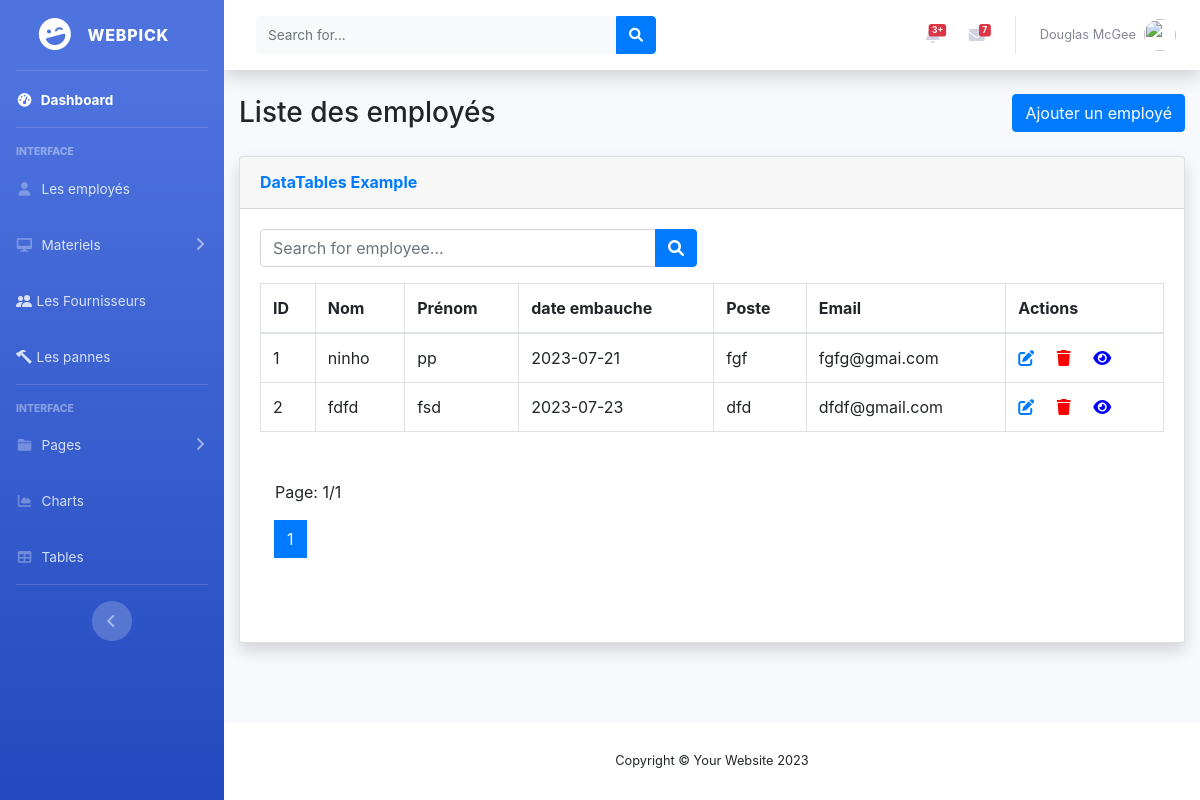
Page /employes/ on the committed database.
### employe/models.py (models this page shows)
class Employe(models.Model):
    idEmploye = models.AutoField(primary_key=True)
    nom = models.CharField(max_length=100)
    prenom = models.CharField(max_length=100)
    poste = models.CharField(max_length=100)
    dateEmbauche = models.CharField(max_length=100)
    email = models.CharField(max_length=130)

### employe/views.py (the view, shortened to what this page needs)
# urls.py: path('employes/',  employe.views.employes, name='employes'),
def employes(request):
    formEmp = forms.EmployeForm()
    search_query = request.GET.get('search_query')
    employes = get_filtered_employes(search_query)
    page = Paginator(employes, 2)
    page_liste = request.GET.get('page')
    page = page.get_page(page_liste)
    return render(request, 'index.html', {'page': page, 'formEmp': formEmp})

### employe/forms.py
class EmployeForm(forms.Form):
    nom = forms.CharField(max_length=63, label='Nom', widget=forms.TextInput(attrs={'class': 'form-control', 'placeholder': 'Enter Nom'}))
    prenom = forms.CharField(max_length=63, label='Prénom', widget=forms.TextInput(attrs={'class': 'form-control', 'placeholder': 'Enter Prénom'}))
    poste = forms.CharField(max_length=63, label='Poste',widget=forms.TextInput(attrs={'class': 'form-control', 'placeholder': 'Enter Poste'}))
    dateEmbauche = forms.DateField(widget=forms.DateInput(attrs={'class': 'form-control', 'type': 'date'}))
    email = forms.EmailField(widget=forms.EmailInput(attrs={'class': 'form-control', 'placeholder': 'Enter Email'}))

### employe/views.py (called while the page is built)
def get_filtered_employes(search_query):
    if search_query:
        return Employe.objects.filter(
            Q(nom__icontains=search_query) |
            Q(prenom__icontains=search_query) |
            Q(dateEmbauche__icontains=search_query) |
            Q(poste__icontains=search_query) |
            Q(email__icontains=search_query)
        ).order_by('idEmploye')
    else:
        return Employe.objects.all().order_by('idEmploye')

### templates/index.html (shortened to what this page needs)
{% extends 'base.html' %}
{% load static %}
{% block content %}
<div class="d-sm-flex align-items-center justify-content-between mb-4">
    <h1 class="h3 mb-0">Liste des employés</h1>
    <button type="button" class="btn btn-primary" data-toggle="modal" data-target="#employeeModal">Ajouter un employé</button>
</div>
<div class="card shadow mb-4">
    <div class="card-header py-3">
        <h6 class="m-0 font-weight-bold text-primary">DataTables Example</h6>
    </div>
    <div class="card-body">
      <form method="get" action="{% url 'employes' %}">
        <div class="row mb-3">
            <div class="col-md-6">
                <div class="input-group">
                    <input type="text" class="form-control" name="search_query" placeholder="Search for employee...">
                    <div class="input-group-append">
                        <button class="btn btn-primary" type="submit">
                            <i class="fas fa-search"></i>
                        </button>
                    </div>
                </div>
            </div>
        </div>
      </form>
        <div class="table-responsive">
            <table class="table table-bordered" id="dataTable" width="100%" cellspacing="0">
                <thead>
                    <tr>
                        <th>ID</th>
                        <th>Nom</th>
                        <th>Prénom</th>
                        <th>date embauche</th>
                        <th>Poste</th>
                        <th>Email</th>
                        <th>Actions</th>
                    </tr>
                </thead>
                <tbody>
                    {% for emp in page.object_list %}
                    <tr>
                        <td>{{ emp.idEmploye }}</td>
                        <td>{{ emp.nom }}</td>
                        <td>{{ emp.prenom }}</td>
                        <td>{{ emp.dateEmbauche }}</td>
                        <td>{{ emp.poste }}</td>
                        <td>{{ emp.email }}</td>
                        <td>
                          <a href="#" data-toggle="modal" data-target="#editModal-{{ emp.idEmploye }}">
                              <i class="fas fa-edit"></i>
                          </a>
                          <a href="#" data-toggle="modal" data-target="#deleteConfirmationModal-{{ emp.idEmploye }}">
                            <i class="fas fa-trash" style="color: red;"></i>
                          </a>
                          <a href="{% url 'employee_mouvement_history' emp.idEmploye %}">
                            <i class="fas fa-eye" style="color: blue;"></i>
                          </a>
                      </td>
                    </tr>
                  {% endfor %}
                </tbody>
            </table>
            <div class="container">
              <div class="row my-5">
                <div class="col-md-4">
                  <p>Page: {{ page.number }}/{{ page.paginator.num_pages }}</p>
                  <nav aria-label="...">
                    <ul class="pagination">
                      {% for num_page in page.paginator.page_range %}
                        {% if page.number == num_page %}
                        <li class="page-item active" aria-current="page">
                          <a class="page-link" href="{% url 'employes' %}?page={{ num_page }}">{{ num_page }}</a>
                        </li>
                        {% else %}
                        <li class="page-item" aria-current="page">
                          <a class="page-link" href="{% url 'employes' %}?page={{ num_page }}">{{ num_page }}</a>
                        </li>
                        {% endif %}
                      {% endfor %}
                    </ul>
                  </nav>
                </div>
              </div>
            </div>
        </div>
    </div>
</div>
{% endblock %}

### templates/base.html (shortened to what this page needs)
{% load static %}
<!DOCTYPE html>
<html lang="en">
<head>
    <link href="{% static 'vendor/fontawesome-free/css/all.min.css' %}" rel="stylesheet" type="text/css">
    <link href="{% static 'css/sb-admin-2.min.css' %}" rel="stylesheet">
    <link href="https://cdnjs.cloudflare.com/ajax/libs/twitter-bootstrap/4.6.0/css/bootstrap.min.css" rel="stylesheet">
    <link rel="stylesheet" href="https://stackpath.bootstrapcdn.com/bootstrap/4.5.2/css/bootstrap.min.css">
    <link rel="stylesheet" href="https://cdnjs.cloudflare.com/ajax/libs/font-awesome/6.0.0-beta3/css/all.min.css">
</head>
<body id="page-top">
    <div id="wrapper">
        <ul class="navbar-nav bg-gradient-primary sidebar sidebar-dark accordion" id="accordionSidebar">
            <a class="sidebar-brand d-flex align-items-center justify-content-center" href="index.html">
                <div class="sidebar-brand-icon rotate-n-15">
                    <i class="fas fa-laugh-wink"></i>
                </div>
                <div class="sidebar-brand-text mx-3">Webpick </div>
            </a>
            <hr class="sidebar-divider my-0">
            <li class="nav-item active">
                <a class="nav-link" href="{% url 'home' %}">
                    <i class="fas fa-fw fa-tachometer-alt"></i>
                    <span>Dashboard</span></a>
            </li>
            <hr class="sidebar-divider">
            <div class="sidebar-heading">
                Interface
            </div>
            <li class="nav-item">
                <a class="nav-link" href="{% url 'employes' %}">
                    <i class="fas fa-fw fa-user"></i>
                    <span>Les employés</span></a>
            </li>
            <li class="nav-item">
                <a class="nav-link collapsed" href="#" data-toggle="collapse" data-target="#collapseUtilities"
                    aria-expanded="true" aria-controls="collapseUtilities">
                    <i class="fas fa-fw fa-desktop"></i>
                    <span>Materiels</span>
                </a>
            </li>
            <li class="nav-item">
                <a class="nav-link" href="{% url 'fournisseurs' %}">
                    <span>Les Fournisseurs</span>
                </a>
            </li>
            <li class="nav-item">
                <a class="nav-link" href="{% url 'pannes' %}">
                    <span>Les pannes</span>
                </a>
            </li>
            <hr class="sidebar-divider">
            <div class="sidebar-heading">
                Interface
            </div>
            <li class="nav-item">
                <a class="nav-link collapsed" href="#" data-toggle="collapse" data-target="#collapsePages"
                    aria-expanded="true" aria-controls="collapsePages">
                    <i class="fas fa-fw fa-folder"></i>
                    <span>Pages</span>
                </a>
            </li>
            <li class="nav-item">
                <a class="nav-link" href="charts.html">
                    <i class="fas fa-fw fa-chart-area"></i>
                    <span>Charts</span></a>
            </li>
            <li class="nav-item">
                <a class="nav-link" href="tables.html">
                    <i class="fas fa-fw fa-table"></i>
                    <span>Tables</span></a>
            </li>
            <hr class="sidebar-divider d-none d-md-block">
            <div class="text-center d-none d-md-inline">
                <button class="rounded-circle border-0" id="sidebarToggle"></button>
            </div>
        </ul>
        <div id="content-wrapper" class="d-flex flex-column">
            <div id="content">
                <nav class="navbar navbar-expand navbar-light bg-white topbar mb-4 static-top shadow">
                    <form
                        class="d-none d-sm-inline-block form-inline mr-auto ml-md-3 my-2 my-md-0 mw-100 navbar-search">
                        <div class="input-group">
                            <input type="text" class="form-control bg-light border-0 small" placeholder="Search for..."
                                aria-label="Search" aria-describedby="basic-addon2">
                            <div class="input-group-append">
                                <button class="btn btn-primary" type="button">
                                    <i class="fas fa-search fa-sm"></i>
                                </button>
                            </div>
                        </div>
                    </form>
                    <ul class="navbar-nav ml-auto">
                        <li class="nav-item dropdown no-arrow mx-1">
                            <a class="nav-link dropdown-toggle" href="#" id="alertsDropdown" role="button"
                                data-toggle="dropdown" aria-haspopup="true" aria-expanded="false">
                                <span class="badge badge-danger badge-counter">3+</span>
                            </a>
                        </li>
                        <li class="nav-item dropdown no-arrow mx-1">
                            <a class="nav-link dropdown-toggle" href="#" id="messagesDropdown" role="button"
                                data-toggle="dropdown" aria-haspopup="true" aria-expanded="false">
                                <i class="fas fa-envelope fa-fw"></i>
                                <span class="badge badge-danger badge-counter">7</span>
                            </a>
                        </li>
                        <li class="nav-item dropdown no-arrow">
                            <a class="nav-link dropdown-toggle" href="#" id="userDropdown" role="button"
                                data-toggle="dropdown" aria-haspopup="true" aria-expanded="false">
                                <span class="mr-2 d-none d-lg-inline text-gray-600 small">Douglas McGee</span>
                                <img class="img-profile rounded-circle" src="img/undraw_profile.svg">
                            </a>
                        </li>
                    </ul>
                </nav>
                <div class="container-fluid">
                    {% block content %}
                    {% endblock %}
                </div>
            </div>
            <footer class="sticky-footer bg-white">
                <div class="container my-auto">
                    <div class="copyright text-center my-auto">
                        <span>Copyright &copy; Your Website 2023</span>
                    </div>
                </div>
            </footer>
        </div>
    </div>
</body>
</html>

### rows in the picture
Employe: idEmploye "1", nom "ninho", prenom "pp", dateEmbauche "2023-07-21", poste "fgf", email "fgfg@gmai.com"
Employe: idEmploye "2", nom "fdfd", prenom "fsd", dateEmbauche "2023-07-23", poste "dfd", email "dfdf@gmail.com"

### other values in the picture
{{ page.number }} "1"
{{ page.paginator.num_pages }} "1"
{{ num_page }} "1"
